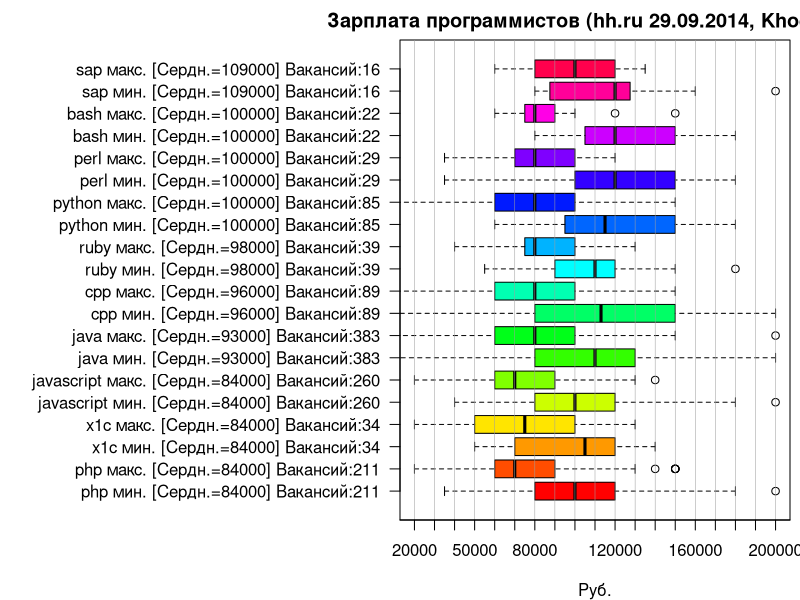

The R source for this figure:
# Plot all boxplots for vacancies.
#
# Author: Dmitriy Khodakov <dmitryhd@gmail.com>
# Date: 29.09.2014

# 1. load dataset.
pvac <- read.csv("data/pvac.csv", sep=";", stringsAsFactors=FALSE)

# 2. Make subsets for every programming language. TODO: automate this.
datasets <- list(pvac[which(pvac$python==1),],
              pvac[which(pvac$c..==1),],
              pvac[which(pvac$java==1),],
              pvac[which(pvac$php==1),],
              pvac[which(pvac$perl==1),],
              pvac[which(pvac$ruby==1),],
              pvac[which(pvac$bash==1),],
              pvac[which(pvac$javascript==1),],
              pvac[which(pvac$X1c==1),],
              pvac[which(pvac$sap==1),]
              )

descriptions <- c('python','cpp','java','php','perl','ruby','bash','javascript','x1c','sap')

# 3. Function for plotting boxplots.
getdf <- function(datasets, descriptions, file_name) {
  # 3.1 get maxim size of data.
  max_size <- 0
  for (data in datasets) {
    max_size <- max(max_size, length(data$max_salary), length(data$min_salary))
  }
  # 3.2 prepare data
  names <- c() # laguage description
  names_min <- c() # column name for min salary
  names_max <- c() # column name for max salary
  mns <- c() # means
  s_max <- list()
  s_min <- list()
  for (i in 1:length(datasets)) {
    data <- datasets[[i]]
    print(descriptions[i])
    pm1 <- as.numeric(data$max_salary)
    need_size <- max_size - length(data$max_salary)
    new_max <- c(pm1, rep(NA, need_size))
    pm2 <- as.numeric(data$min_salary)
    need_size <- max_size - length(data$min_salary)
    new_min <- c(pm2, rep(NA, need_size))
    mn <- mean(c(pm1, pm2), na.rm=T)
    max_name <- paste(descriptions[i],'_max',sep = "")
    min_name <- paste(descriptions[i],'_min',sep = "")
    mns <- c(mns, mn)
    names_min <- c(names_min, min_name)
    names_max <- c(names_max, max_name)
    names <- c(names, descriptions[i])
    s_max[[i]] <- new_max
    s_min[[i]] <- new_min
  }  
  # 3.3. store data in dataframe df, in sorted order by mean 
  df <- data.frame(rep(NA, max_size))
  prepared_data <- data.frame(mns, names_min, names_max, names, stringsAsFactors=FALSE)
  plot_labels <- c()
  for (i in with(prepared_data, order(mns))) {
    print(prepared_data[i,2])
    df[prepared_data[i,3]] <- s_max[[i]]
    df[prepared_data[i,2]] <- s_min[[i]]
    plot_labels <- c(plot_labels, paste(prepared_data[i,4], ' мин. [Сердн.=', format(round(prepared_data[i,1], -3), scientific=F), '] ', 'Вакансий:', length(datasets[[i]]$max_salary), sep=''))
    plot_labels <- c(plot_labels, paste(prepared_data[i,4], ' мaкс. [Сердн.=', format(round(prepared_data[i,1], -3), scientific=F), '] ', 'Вакансий:', length(datasets[[i]]$max_salary), sep=''))
  }
  df$rep.NA..max_size. <- NULL

  # 3.4 plot
  png(file_name, width = 1200, height = 800)
  par(mar=c(4, 20, 2, 0.5))
  boxplot(df, xaxt='n', las = 2, ylim=c(20000, 200000), names=plot_labels, horizontal=T, col=rainbow(length(df)), main='Зарплата программистов (hh.ru 29.09.2014, Khodakov)', xlab='Руб.')
  abline(v = seq(10000, 300000, 10000), lty=1.5, lwd=0.5, col=336)
  axis(side = 1, at = seq(10000, 300000, 10000))
  dev.off()
  return(df)
}

# main()
getdf(datasets, descriptions, 'plots/vacancy_summary.png')
